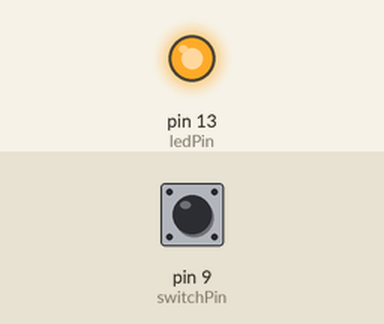
Bench run of a sketch on a simulated Arduino Uno, built with avr-gcc and run on an emulated ATmega328P. Shown: output pins drawn as LEDs (lit = HIGH). The test bench sets the inputs (shaded band); at power-on: pin 9 (switchPin) HIGH.

Above: at 1.2 s.
1.3 s: pin 9 (switchPin) pulled LOW for 0.15 s
At 1.37 s:
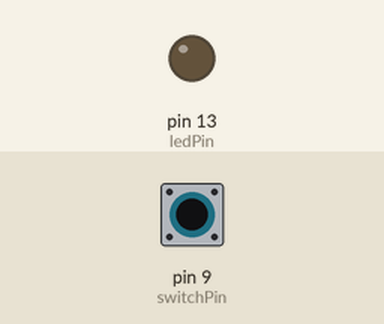
2.9 s: pin 9 (switchPin) pulled LOW for 3.2 s
At 6.9 s:
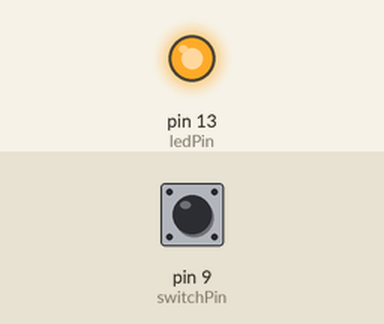
Timing chart, 0 to 8.4 s (numbered marks = the images above; inputs shaded):
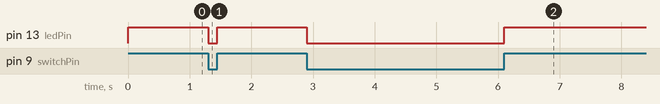

The sketch:

sketch_jul12b.ino
```cpp
int ledPin = 13;
int switchPin = 9;
int switchValue = HIGH;

void setup() {
  pinMode(ledPin, OUTPUT);
  pinMode(switchPin, INPUT_PULLUP);
}

void loop() {
  switchValue = digitalRead(switchPin);
  digitalWrite(ledPin, switchValue);

  delay(50);
}

// keep looking through the manual
// oh, and study too :facepalm:
```

Measured:
- after the input at 1.3 s, pin 13 (ledPin): HIGH → LOW at once, → HIGH 0.15 s later
- after the input at 2.9 s, pin 13 (ledPin): HIGH → LOW at once, → HIGH 3.2 s later
